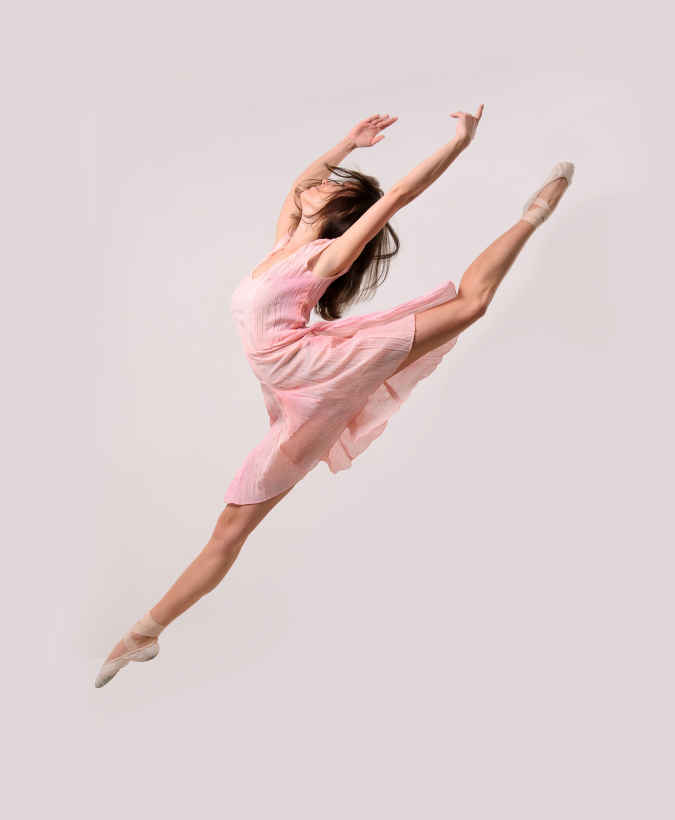
#> input picture 00_Contours/dancer.jpg, 2700 x 3277 px, found by its file name (shown at 1/4 size)
$ python 02_Contours_helena_notWorking.py
#> lines starting #> are read from the running program, lines starting #| are printed output that depends on the picture; after the words box and inside, x2 and y2 are one past the last pixel; in counts of white or black regions, pixels touching at a corner belong together
import cv2
import numpy as np
import argparse
import matplotlib.pyplot as plt

# Load image
image = cv2.imread(
    '/Users/helenahomsi/Desktop/IAAC/07 TERM 02/HARDWARE II/SHEDIO/SHEDIO/00_Contours/dancer.jpg')
#> image is the input picture: shape (3277, 2700, 3); mean B, G, R 207.7, 208.1, 222

# if image is loaded
if image is not None:
    # Resize Image
    scale_percent = 100  # percent of original size
    width = int(image.shape[1] * scale_percent / 100)
#> width = 2700
    height = int(image.shape[0] * scale_percent / 100)
#> height = 3277
    dim = (width, height)
#> dim = (2700, 3277)
    resized = cv2.resize(image, dim, interpolation=cv2.INTER_AREA)

    # Convert the image to grayscale
    gray = cv2.cvtColor(resized, cv2.COLOR_BGR2GRAY)
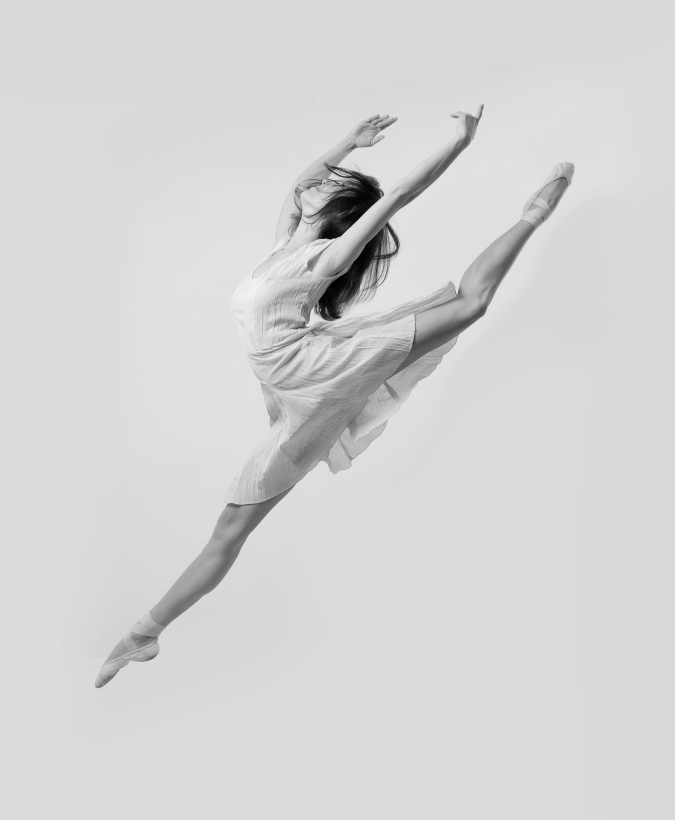
#> gray: shape (3277, 2700) (shown at 1/4 size); min 0, max 248, mean 212.3
    edge = cv2.Canny(gray, 60, 180)
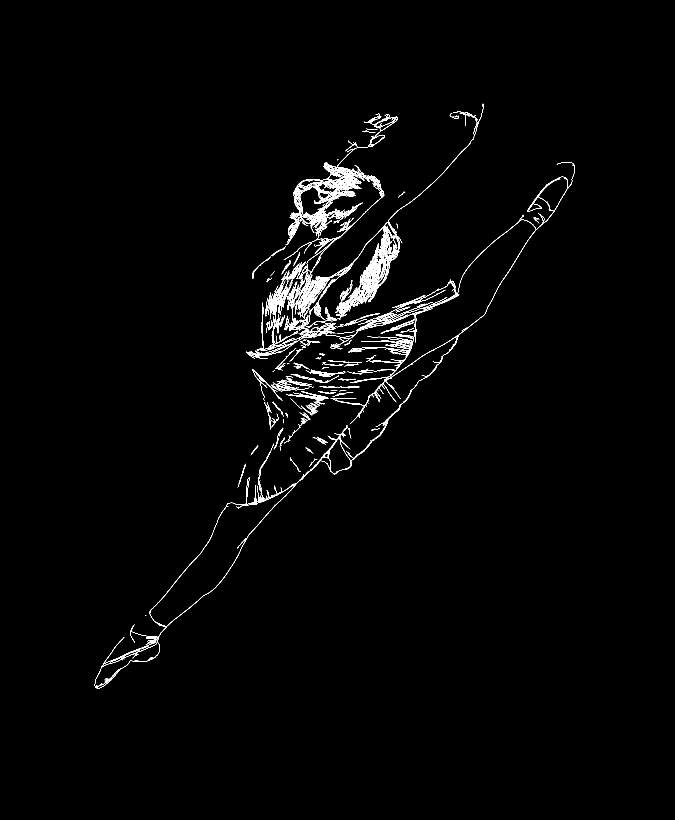
#> edge: shape (3277, 2700) (shown at 1/4 size); 0.86% white in thin lines or dots, all inside (x1, y1, x2, y2) = (379, 415, 2300, 2754)

    # Apply binary threshold on the image
    # https://docs.opencv.org/3.4/d7/d4d/tutorial_py_thresholding.html
    ret, thresh = cv2.threshold(gray, 200, 255, 0)
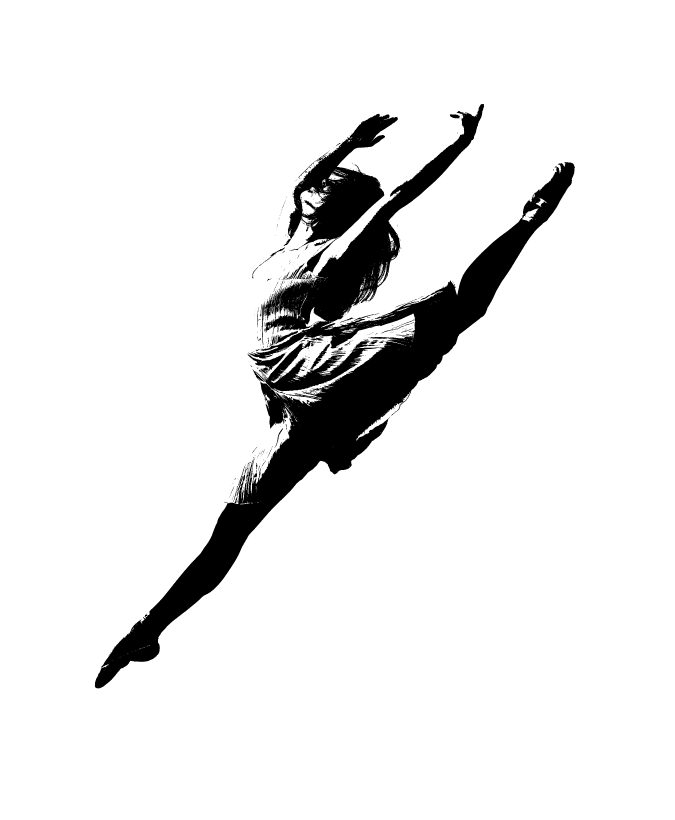
#> thresh: shape (3277, 2700) (shown at 1/4 size); 91.6% white; 775 black regions (690 under 20 px)

    fig, ax = plt.subplots(1, figsize=(12, 8))

    # Blur image
    blurred = cv2.GaussianBlur(thresh, (11, 11), cv2.BORDER_DEFAULT)

    # Get Contours
    contours, hierarchy = cv2.findContours(blurred, cv2.RETR_TREE, cv2.CHAIN_APPROX_SIMPLE)
#> contours = 107 contours, 41 with area under 20; largest, box (x1, y1, x2, y2) and area: (0, 0, 2700, 3277) 8841924, (384, 654, 2294, 2749) 367360, (1095, 422, 1931, 1314) 93652, (1238, 681, 1532, 965) 39722, (1181, 462, 1584, 798) 21283

    # Remove small contours
    final_contours = []
    for cnt in (contours):
        # if the contour has no other contours inside of it
        if hierarchy[0][1][2] == -1:
            # if the size of the contour is greater than a threshold
            if cv2.contourArea(cnt) > 2000:
                final_contours.append(cnt)
#> this loop made 107 passes
#> cnt on passes 1, 2, 7, 8, 17, 22, 31, 33, 38, 40, 47: [[0, 0], [0, 3276], [2699, 3276], [2699, 0]], [[422, 2653], [423, 2652], [424, 2653], [423, 2654]], [[1168, 1667], [1169, 1666], [1170, 1667], [1169, 1668]], [[1143, 1606], [1144, 1605], [1145, 1606], [1144, 1607]], [[1121, 1429], [1122, 1428], [1123, 1429], [1122, 1430]], [[1251, 1511], [1251, 1521], [1261, 1521], [1261, 1511]], [[1416, 1331], [1417, 1330], [1418, 1331], [1417, 1332]], [[1421, 1325], [1422, 1324], [1423, 1325], [1422, 1326]], [[1500, 1291], [1501, 1290], [1502, 1291], [1501, 1292]], [[1327, 1323], [1327, 1333], [1337, 1333], [1337, 1323]], [[1197, 1225], [1198, 1224], [1199, 1225], [1198, 1226]]
#> after the loop, final_contours = 10 contours; largest, box (x1, y1, x2, y2) and area: (0, 0, 2700, 3277) 8841924, (384, 654, 2294, 2749) 367360, (1095, 422, 1931, 1314) 93652, (1238, 681, 1532, 965) 39722, (1181, 462, 1584, 798) 21283

    # simplify the tree structure for contours array
    coordinates = []
    for cnt in final_contours:
        coordinates.append(np.squeeze(cnt, axis=(1,)))
#> this loop made 10 passes
#> after the loop, coordinates = 10 items

    # simplify the contours (reduce resoloution)
    boundaries = []
    for cnt in coordinates:
        boundaries.append(cv2.approxPolyDP(cnt, 7, True))
#> after the loop, boundaries = 10 contours; largest, box (x1, y1, x2, y2) and area: (0, 0, 2700, 3277) 8841924, (386, 654, 2293, 2746) 370516, (1096, 422, 1930, 1314) 93486, (1238, 684, 1532, 964) 40148, (1184, 462, 1584, 797) 21537

    def thresh_callback(val):
        threshold = val
        # Detect edges using Canny
        canny_output = cv2.Canny(gray, thresh, threshold * 2)

        # Find contours
        contours, hierarchy = cv2.findContours(canny_output, cv2.RETR_TREE, cv2.CHAIN_APPROX_SIMPLE)

        # Draw contours
        drawing = np.zeros((canny_output.shape[0], canny_output.shape[1], 3), dtype=np.uint8)
        for i in range(len(contours)):
            color = (rng.randint(255,255), rng.randint(255,255), rng.randint(255,255))
            #color = (rng.randint(0,256), rng.randint(0,256), rng.randint(0,256))
            cv2.drawContours(drawing, contours, i, color, 2, cv2.LINE_8, hierarchy, 0)

        cv2.imshow('Contours', drawing)
        cv2.waitKey(0)
        # cv2.destroyAllWindows()

else:
    print('No image found')

# cv2.imshow('Thresh', edge)
# # cv2.waitKey(0)
# # cv2.destroyAllWindows()
